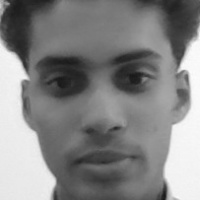
#> input picture AI Gate Keeper/AI Gate Keeper/backend/data/dataset/ABC_23456/0.jpg, 200 x 200 px, given in place of the camera
$ python uniform.py
#> lines starting #> are read from the running program, lines starting #| are printed output that depends on the picture
import cv2
import numpy as np

# Open camera
cap = cv2.VideoCapture(0)

# HSV range for BLUE uniform (adjust if needed)
lower_blue = np.array([90, 50, 50])
upper_blue = np.array([130, 255, 255])

while True:
    ret, frame = cap.read()
#> frame is the input picture: shape (200, 200, 3); min 23, max 253, mean 132.4
    if not ret:
        break

    height, width, _ = frame.shape
#> height = 200; width = 200

    # ---- Upper body region (shirt area) ----
    upper_body = frame[int(height*0.25):int(height*0.6), int(width*0.3):int(width*0.7)]
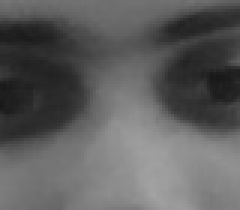
#> upper_body: shape (70, 80, 3) (shown 3 times larger); min 24, max 163, mean 93.6

    # Convert to HSV
    hsv = cv2.cvtColor(upper_body, cv2.COLOR_BGR2HSV)
#> hsv: shape (70, 80, 3); mean H, S, V 0, 0, 93.6

    # Mask for uniform color
    mask = cv2.inRange(hsv, lower_blue, upper_blue)
#> mask: shape (70, 80); every value is 0

    # Percentage of uniform color
    uniform_pixels = cv2.countNonZero(mask)
#> uniform_pixels = 0
    total_pixels = mask.size
#> total_pixels = 5600
    uniform_ratio = uniform_pixels / total_pixels
#> uniform_ratio = 0

    # Decision threshold
    if uniform_ratio > 0.25:
        status = "UNIFORM DETECTED"
        color = (0, 255, 0)
    else:
        status = "NO UNIFORM"
        color = (0, 0, 255)

    # Display
    cv2.putText(frame, status, (30, 50),
                cv2.FONT_HERSHEY_SIMPLEX, 1, color, 3)

    cv2.rectangle(frame,
                  (int(width*0.3), int(height*0.25)),
                  (int(width*0.7), int(height*0.6)),
                  color, 2)
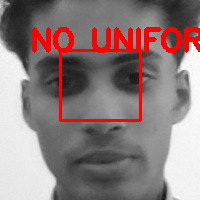
#> frame: shape (200, 200, 3); mean B, G, R 124, 124, 142.3

    cv2.imshow("Uniform Detection", frame)

    if cv2.waitKey(1) & 0xFF == 27:  # ESC to exit
#> (key Esc is pressed here)
        break

cap.release()
cv2.destroyAllWindows()

$ run again, on AI Gate Keeper/AI Gate Keeper/backend/data/dataset/ABC_23456/1.jpg
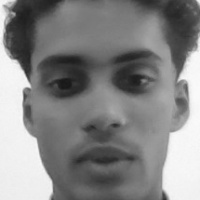
#> input picture AI Gate Keeper/AI Gate Keeper/backend/data/dataset/ABC_23456/1.jpg, 200 x 200 px, given in place of the camera
#> frame is the input picture: shape (200, 200, 3); min 24, max 250, mean 133.4
#> `upper_body = frame[int(height*0.25):int(height*0.6), int(width*0.3):in..`:
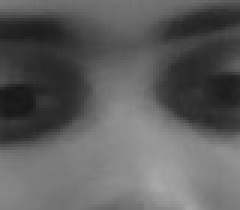
#> upper_body: shape (70, 80, 3) (shown 3 times larger); min 24, max 168, mean 93.7
#> hsv: shape (70, 80, 3); mean H, S, V 0, 0, 93.7
#> mask: shape (70, 80); every value is 0
#> uniform_pixels = 0
#> `cv2.rectangle(frame, (int(width*0.3), int(height*0.25)), (int(width*0...`:
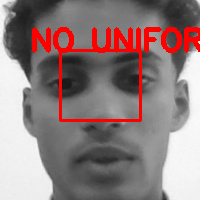
#> frame: shape (200, 200, 3); mean B, G, R 125.3, 125.3, 143.7
